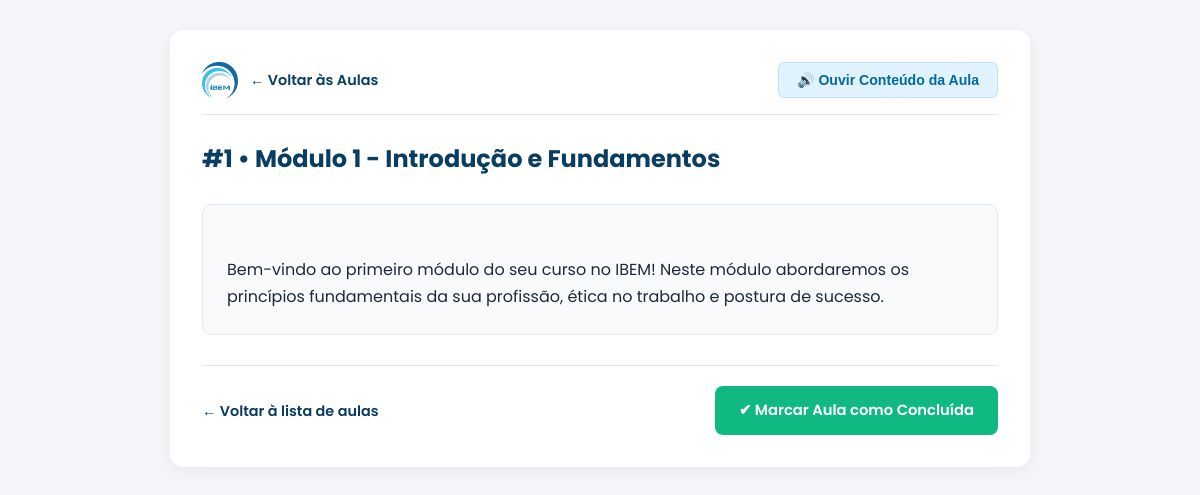
/portal/aulas.php?id=1 (signed in), run on the app's committed database.
### tables this page shows
CREATE TABLE IF NOT EXISTS `modulos` (
  `id` INT(11) NOT NULL AUTO_INCREMENT,
  `titulo` VARCHAR(255) NOT NULL,
  `texto` LONGTEXT DEFAULT NULL,
  `ordem` INT(11) DEFAULT 1,
  PRIMARY KEY (`id`)
);

### portal/aulas.php (the view, shortened to what this page needs)
<?php
require_once "config.php";
$id = isset($_GET['id']) ? intval($_GET['id']) : 0;
$stmt = $conn->prepare("SELECT * FROM modulos WHERE id = ?");
$stmt->bind_param("i", $id);
$stmt->execute();
$res = $stmt->get_result();
$aula = $res->fetch_assoc();
?>
<!DOCTYPE html>
<html lang="pt-BR">
<head>
</head>
<body>
  <div class="container">
    <div class="top-bar">
      <div style="display:flex; align-items:center; gap:12px;">
        <img src="../assets/img/logo.png" alt="IBEM" style="width:36px; height:36px; object-fit:contain;">
        <a href="aluno.php" class="btn-voltar">← Voltar às Aulas</a>
      </div>
      <button type="button" class="btn-audio" onclick="narrarTexto()">
        🔊 Ouvir Conteúdo da Aula
      </button>
    </div>
    <h1>#<?php echo $aula['ordem']; ?> &bull; <?php echo htmlspecialchars($aula['titulo']); ?></h1>
    <div class="conteudo-texto" id="textoAula">
      <?php echo nl2br(htmlspecialchars($aula['texto'] ?? 'Nenhum texto didático registrado para esta aula.')); ?>
    </div>
    <div class="rodape-acoes">
      <a href="aluno.php" class="btn-voltar">← Voltar à lista de aulas</a>
      <a href="aulas.php?id=<?php echo $id; ?>&concluir=1" class="btn-concluir">
        ✔ Marcar Aula como Concluída
      </a>
    </div>
  </div>
</body>
</html>

### portal/aulas.php (style rules this page uses)
:root { --primary: #0A3D62; --primary-light: #145DA0; --accent: #0284C7; --success: #10B981; --bg: #F4F6F9; --surface: #FFFFFF; --text: #1E293B; --muted: #64748B; --border: #E2E8F0; }
* { box-sizing: border-box; margin: 0; padding: 0; }
body { font-family: 'Poppins', sans-serif; background: var(--bg); color: var(--text); line-height: 1.7; padding: 30px 16px; display: flex; justify-content: center; }
.container { width: 100%; max-width: 860px; background: var(--surface); border-radius: 14px; padding: 32px; box-shadow: 0 4px 20px rgba(0,0,0,0.06); }
.top-bar { display: flex; justify-content: space-between; align-items: center; margin-bottom: 24px; padding-bottom: 16px; border-bottom: 1px solid var(--border); flex-wrap: wrap; gap: 12px; }
.btn-voltar { color: var(--primary); text-decoration: none; font-weight: 600; font-size: 0.9rem; display: inline-flex; align-items: center; gap: 6px; }
h1 { font-size: 1.5rem; color: var(--primary); margin-bottom: 18px; }
.btn-audio { background: #E0F2FE; color: #0369A1; border: 1px solid #BAE6FD; padding: 9px 18px; border-radius: 6px; font-weight: 600; font-size: 0.88rem; cursor: pointer; display: inline-flex; align-items: center; gap: 8px; transition: 0.2s; }
.conteudo-texto { margin: 24px 0; padding: 24px; background: #F8FAFC; border-radius: 10px; border: 1px solid var(--border); font-size: 1rem; white-space: pre-line; }
.rodape-acoes { display: flex; justify-content: space-between; align-items: center; margin-top: 30px; padding-top: 20px; border-top: 1px solid var(--border); flex-wrap: wrap; gap: 16px; }
.btn-concluir { background: var(--success); color: white; border: none; padding: 12px 24px; border-radius: 8px; font-size: 0.92rem; font-weight: 600; cursor: pointer; text-decoration: none; display: inline-flex; align-items: center; gap: 8px; transition: 0.2s; }

### data on the page
modulos: ordem "1", titulo "Módulo 1 - Introdução e Fundamentos", texto "Bem-vindo ao primeiro módulo do seu curso no IBEM! Neste módulo abordaremos os princípios fundamentais da sua profissão, ética no trabalho e postura de sucesso."
